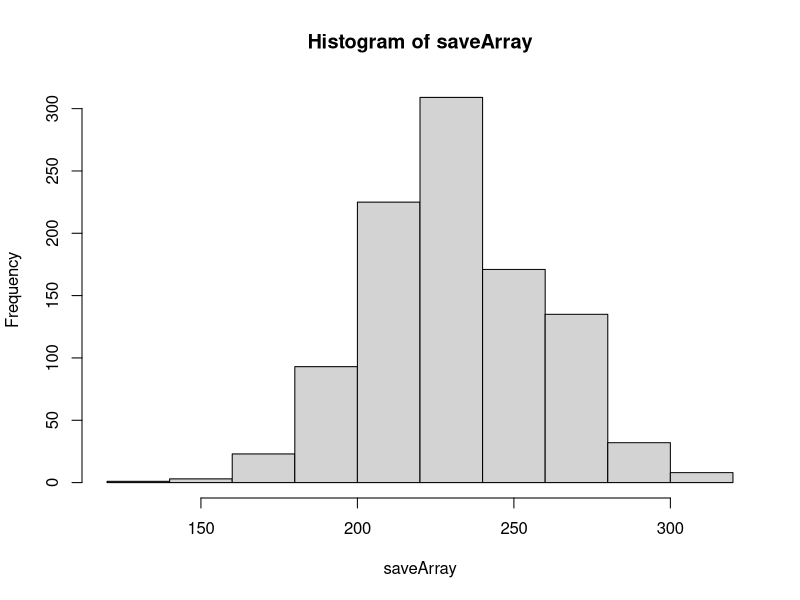

Write the R code that produced this figure.
## ---- chunk 1
knitr::opts_chunk$set(echo = TRUE)
## ---- chunk 2
days = 1:365
nStudents = 35
nBets = nStudents *15


saveArray=vector('numeric')
for(k in 1:1000){
  bank = 0
  for(i in 1:nBets){
    sampleClass = sample(days,nStudents, replace = TRUE)

    repeats = length(unique(sampleClass))
    if (repeats == nStudents) bank = bank - 2
    else bank = bank + 1
  }
saveArray[k]= bank
}

## ---- chunk 3
hist(saveArray)
## ---- chunk 4
print('average amt:')
print(mean(saveArray))
